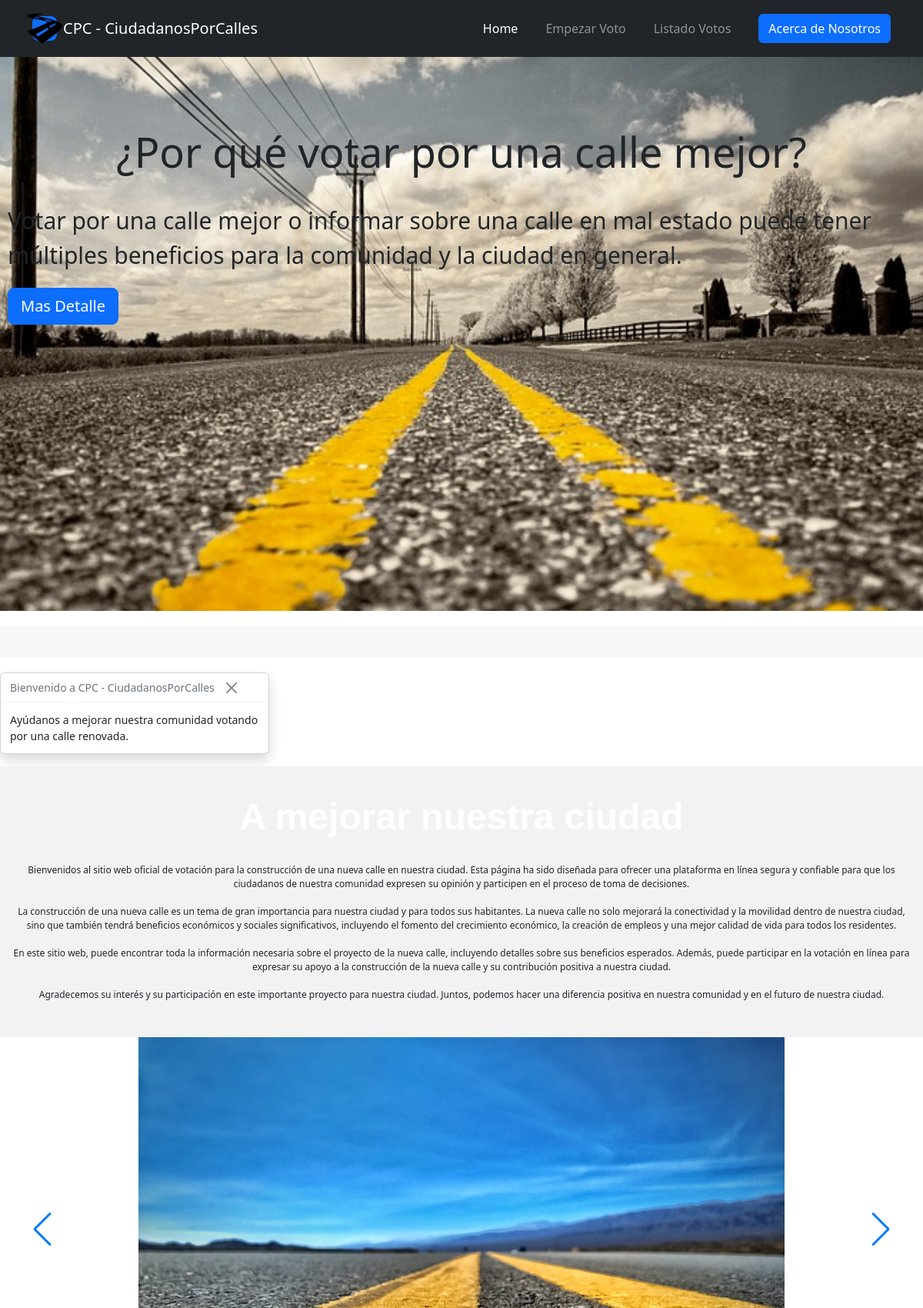
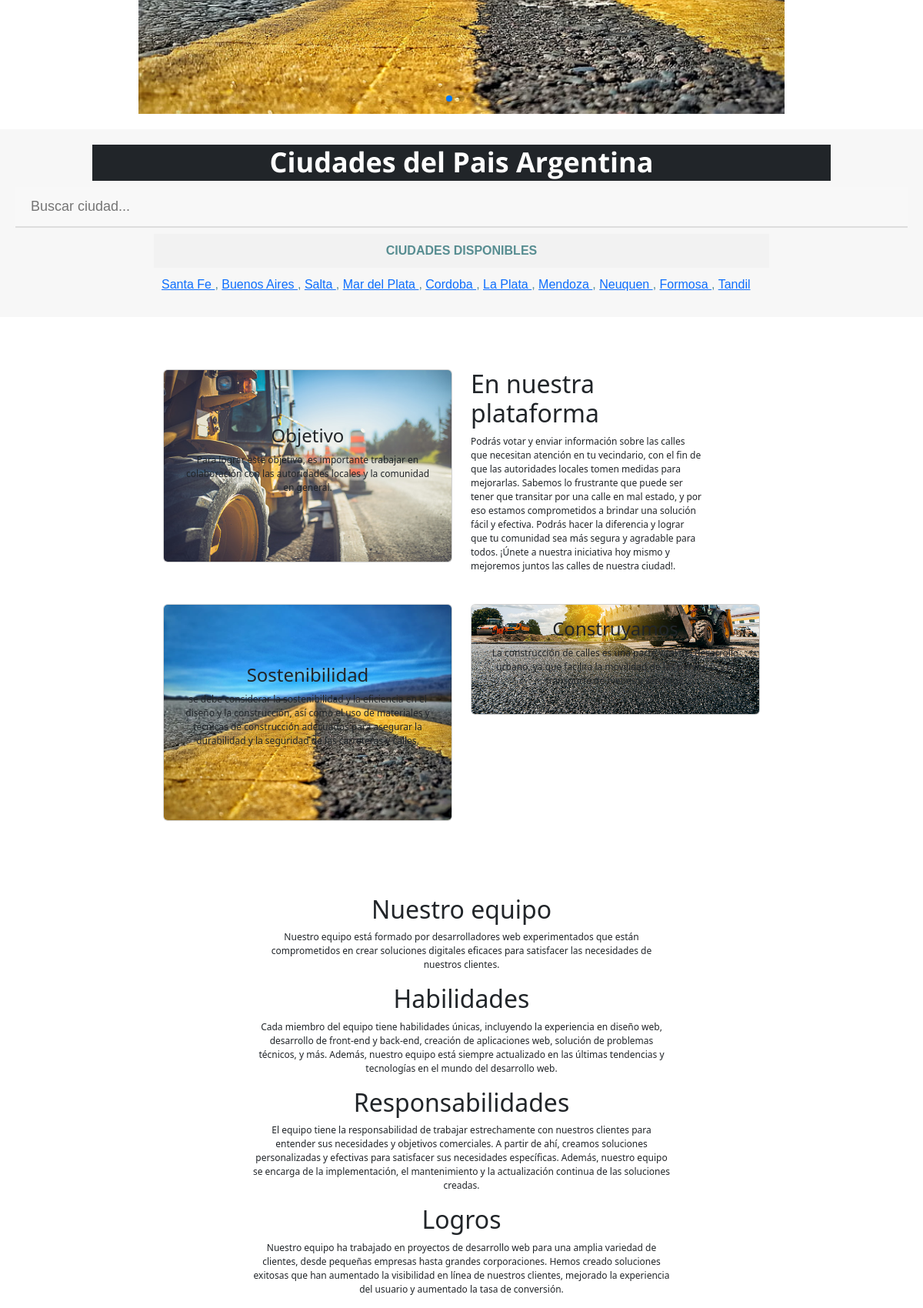
The page /ciudades/1/ (upper part) on the database its author committed (2 pictures, top to bottom).
### first/models.py (models this page shows, shortened)
class Pais(models.Model):
    nombre = models.CharField(max_length=100)

class Ciudad(models.Model):
    nombre = models.CharField(max_length=100)
    pais = models.ForeignKey(Pais, on_delete=models.CASCADE)

### first/views.py (the view)
# urls.py: path('ciudades/<int:pais_id>/', views.ciudades, name='ciudades'),
def ciudades(request, pais_id):
    pais = Pais.objects.get(id=pais_id)
    ciudades = Ciudad.objects.filter(pais=pais)
    return render(request, 'ciudades.html', {'pais': pais, 'ciudades': ciudades})

### first/templates/ciudades.html
{% extends 'base.html' %}
{% load static %}
{% block content %}
<h2  style="padding: 1px; font-family: 'Open Sans', sans-serif; font-size: 3vw; font-weight: 700; background-color: #212529; padding: 0vw; color: #fff; text-align: center; border-radius: 0vw; width: 80vw; margin: 0 auto; line-height: 1.3;">Ciudades del Pais {{ pais.nombre }}</h2>
<input type="text" id="ciudad-busqueda" onkeyup="buscarCiudades()" placeholder="Buscar ciudad...">
<table  id="tabla-ciudades"  class="table-center">
  <thead>
    <tr>
      <th>Ciudades Disponibles</th>
    </tr>
  </thead>
  <tbody>
    <tr>
      <td>
        {% for ciudad in ciudades %}
          <a id="paisss" href="{% url 'calles' ciudad.id %}#tabla-calles">
            {{ ciudad.nombre }}
          </a>
          {% if not forloop.last %}, {% endif %}
        {% endfor %}
      </td>
    </tr>
  </tbody>
</table>
{% endblock %}

### first/templates/base.html (shortened to what this page needs)
{% load static %}
<!DOCTYPE html>
<html lang="en">
<head>
  <link rel="stylesheet" href="/assets/bootstrap/css/bootstrap.min.css?h=025df1ec88740cad5ff14bb3380da6dd">
  <link rel="stylesheet" href="https://cdnjs.cloudflare.com/ajax/libs/Swiper/6.4.8/swiper-bundle.min.css">
  <link rel="stylesheet" href="/assets/css/styles.min.css?h=76151c3fb882cbc2984793bda4420fe3">
  <link rel="stylesheet" href="https://cdnjs.cloudflare.com/ajax/libs/font-awesome/5.15.3/css/all.min.css">
  <link rel="stylesheet" type="text/css" href="{% static 'style.css' %}">
  <link rel="stylesheet" type="text/css" href="{% static 'styledos.css' %}">
  <link rel="stylesheet" href="https://maxcdn.bootstrapcdn.com/bootstrap/4.5.2/css/bootstrap.min.css">
  <link href="https://cdn.jsdelivr.net/npm/bootstrap@5.2.3/dist/css/bootstrap.min.css" rel="stylesheet">
  <link rel="stylesheet" href="https://cdn.jsdelivr.net/npm/sweetalert2@11.0.18/dist/sweetalert2.min.css">
</head>
<body>
  <nav class="navbar navbar-dark navbar-expand-md bg-dark py-3">
    <div class="container"><a class="navbar-brand d-flex align-items-center" href="{% static 'images/logo.png' %}"><span
          class="bs-icon-sm bs-icon-rounded bs-icon-primary d-flex justify-content-center align-items-center me-2 bs-icon"><img src="{% static 'images/logo.png' %}" alt="Logo" width="50em" height="50em" fill="currentColor" viewBox="0 0 16 16"> </span><span>CPC - CiudadanosPorCalles</span></a>
      <div class="collapse navbar-collapse" id="navcol-5">
        <ul class="navbar-nav ms-auto">
          <li class="nav-item"><a class="nav-link active" href="{% url 'home' %}">Home</a></li>
          <li class="nav-item"><a class="nav-link" href="{% url 'paises' %}#tabla-paises">Empezar Voto</a></li>
          <li class="nav-item"><a class="nav-link" href="{% url 'listado_votos' %}#tabla-listadovotos">Listado Votos</a></li>
        </ul><a class="btn btn-primary ms-md-2" role="button" href="{% static 'images/AcercadeNosotros.pdf' %}" download>Acerca de Nosotros</a>
      </div>
    </div>
  </nav>
  <div  id="lesss">
    <h1>¿Por qué votar por una calle mejor?</h1>
    <p>Votar por una calle mejor o informar sobre una calle en mal estado puede tener múltiples beneficios para la comunidad y la ciudad en general.</p>
    <a href="#demo"><button style="margin: 10px;" type="button" class="btn btn-lg btn-primary" data-bs-toggle="collapse" data-bs-target="#demo">Mas Detalle</button></a>
  </div>
<main>
</main>
  <div class="toast show">
    <div class="toast-header">
      Bienvenido a CPC - CiudadanosPorCalles
      <button type="button" class="btn-close" data-bs-dismiss="toast"></button>
    </div>
    <div class="toast-body">
      Ayúdanos a mejorar nuestra comunidad votando por una calle renovada.
    </div>
  </div>
  <div class="container-fluid mt-3 text-center">
    <h2 style="margin:5px; font-family: Helvetica, sans-serif; font-size: 4vw; font-weight: 700; background-image: url({% static 'images/p9.jpg' %}); background-repeat: no-repeat; background-size: cover; padding: 2vw; color: #fff; text-align: center; border-radius: 2vw; width: 80vw; margin: 0 auto; line-height: 0.5;">A mejorar nuestra ciudad</h2>
    <br>
    <p>
      Bienvenidos al sitio web oficial de votación para la construcción de una nueva calle en nuestra ciudad. Esta página ha sido diseñada para ofrecer una plataforma en línea segura y confiable para que los ciudadanos de nuestra comunidad expresen su opinión y participen en el proceso de toma de decisiones.<br><br>
      La construcción de una nueva calle es un tema de gran importancia para nuestra ciudad y para todos sus habitantes. La nueva calle no solo mejorará la conectividad y la movilidad dentro de nuestra ciudad, sino que también tendrá beneficios económicos y sociales significativos, incluyendo el fomento del crecimiento económico, la creación de empleos y una mejor calidad de vida para todos los residentes.<br><br>
      En este sitio web, puede encontrar toda la información necesaria sobre el proyecto de la nueva calle, incluyendo detalles sobre sus beneficios esperados. Además, puede participar en la votación en línea para expresar su apoyo a la construcción de la nueva calle y su contribución positiva a nuestra ciudad.<br><br>
      Agradecemos su interés y su participación en este importante proyecto para nuestra ciudad. Juntos, podemos hacer una diferencia positiva en nuestra comunidad y en el futuro de nuestra ciudad.
     </p>
  </div>
  <div class="simple-slider">
    <div class="swiper-container">
      <div class="swiper-wrapper">
        <div class="swiper-slide">
          <img src="{% static 'images/street.jpg' %}" alt="Los Angeles" class="d-block" style="width:70%; margin: 0 auto; display: block;">
        </div>
      </div>
      <div class="swiper-pagination"></div>
      <div class="swiper-button-prev"></div>
      <div class="swiper-button-next"></div>
    </div>
  </div>
  <main>
    {% block content %}{% endblock %}
  </main>
  <div class="container d-flex flex-column align-items-center py-4 py-xl-5">
    <div class="row gy-4 row-cols-1 row-cols-md-2 w-100" style="max-width: 800px;">
      <div class="col order-md-first">
        <div class="card"><img class="card-img w-100 d-block"
            src="{% static 'images/street3.jpg' %}">
          <div class="card-img-overlay text-center d-flex flex-column justify-content-center align-items-center p-4">
            <h4>Objetivo</h4>
            <p >Para lograr este objetivo, es importante trabajar en colaboración con las autoridades locales y la comunidad en general.</p>
          </div>
        </div>
      </div>
      <div class="col d-md-flex order-first justify-content-md-start align-items-md-end order-md-1">
        <div style="width: 80%;">
          <h2>En nuestra plataforma</h2>
          <p class="w-lg-50">Podrás votar y enviar información sobre las calles que necesitan atención en tu vecindario, con el fin de que las autoridades locales tomen medidas para mejorarlas. Sabemos lo frustrante que puede ser tener que transitar por una calle en mal estado, y por eso estamos comprometidos a brindar una solución fácil y efectiva. Podrás hacer la diferencia y lograr que tu comunidad sea más segura y agradable para todos. ¡Únete a nuestra iniciativa hoy mismo y mejoremos juntos las calles de nuestra ciudad!.</p>
        </div>
      </div>
      <div class="col order-md-2">
        <div class="card"><img class="card-img w-100 d-block"
            src="{% static 'images/street.jpg' %}">
          <div class="card-img-overlay text-center d-flex flex-column justify-content-center align-items-center p-4">
            <h4>Sostenibilidad</h4>
            <p>se debe considerar la sostenibilidad y la eficiencia en el diseño y la construcción, así como el uso de materiales y técnicas de construcción adecuados para asegurar la durabilidad y la seguridad de las carreteras y calles.</p>
          </div>
        </div>
      </div>
      <div class="col order-md-2">
        <div class="card"><img class="card-img w-100 d-block"
            src="{% static 'images/street4.jpg' %}">
          <div class="card-img-overlay text-center d-flex flex-column justify-content-center align-items-center p-4">
            <h4>Construyamos</h4>
            <p>La construcción de calles es una parte vital del desarrollo urbano, ya que facilita la movilidad de las personas y el transporte de bienes y servicios. </p>
          </div>
        </div>
      </div>
    </div>
  </div>
  <div class="container py-4 py-xl-5">
    <div class="row mb-4 mb-lg-5">
      <div class="col-md-8 col-xl-6 text-center mx-auto">
        <h2>Nuestro equipo</h2>
        <p class="w-lg-50">Nuestro equipo está formado por desarrolladores web experimentados que están comprometidos en crear soluciones digitales eficaces para satisfacer las necesidades de nuestros clientes.</p>
        <h2>Habilidades</h2>
        <p class="w-lg-50">Cada miembro del equipo tiene habilidades únicas, incluyendo la experiencia en diseño web, desarrollo de front-end y back-end, creación de aplicaciones web, solución de problemas técnicos, y más. Además, nuestro equipo está siempre actualizado en las últimas tendencias y tecnologías en el mundo del desarrollo web.</p>
        <h2>Responsabilidades</h2>
        <p class="w-lg-50">El equipo tiene la responsabilidad de trabajar estrechamente con nuestros clientes para entender sus necesidades y objetivos comerciales. A partir de ahí, creamos soluciones personalizadas y efectivas para satisfacer sus necesidades específicas. Además, nuestro equipo se encarga de la implementación, el mantenimiento y la actualización continua de las soluciones creadas.</p>
        <h2>Logros</h2>
        <p class="w-lg-50">Nuestro equipo ha trabajado en proyectos de desarrollo web para una amplia variedad de clientes, desde pequeñas empresas hasta grandes corporaciones. Hemos creado soluciones exitosas que han aumentado la visibilidad en línea de nuestros clientes, mejorado la experiencia del usuario y aumentado la tasa de conversión.</p>
      </div>
    </div>
  </div>
</body>
</html>

### static/style.css (style rules this page uses)
nav { text-align: center; }
nav ul { list-style: none; margin: 0; padding: 0; }
nav li { display: inline-block; margin-right: 20px; }
nav li a { color: #000000; text-decoration: none; font-size: 18px; font-weight: bold; }
main { max-width: 100%; margin: 20px auto; padding: 20px; font-family: Arial, sans-serif; font-size: 16px; line-height: 1.5; color: #686767; background-color: #dadada38; }
.container-fluid { background-color: #f2f2f2; padding: 30px; }
.table-center { margin: auto; text-align: center; color: #578d91; }
input[type="text"] { width: 100%; padding: 12px 20px; margin: 8px 0; box-sizing: border-box; border: none; border-bottom: 2px solid #ddd; background-color: #f8f8f8; font-size: 18px; color: #555; }
h1 { text-align: center; }
table { border-collapse: collapse; width: 100%; max-width: 800px; margin: auto; margin-top: 20px; font-size: 1em; }
th, td { padding: 10px; text-align: left; border-bottom: 1px solid #ddd; }
th { background-color: #f2f2f2; font-weight: bold; text-transform: uppercase; }

### first/templates/base.html (style rules this page uses)
p { font-size: 1vw; }

### rows shown on the page
Pais: nombre "Argentina"
Ciudad: nombre "Santa Fe"
Ciudad: nombre "Buenos Aires"
Ciudad: nombre "Salta"
Ciudad: nombre "Mar del Plata"
Ciudad: nombre "Cordoba"
Ciudad: nombre "La Plata"
Ciudad: nombre "Mendoza"
Ciudad: nombre "Neuquen"
Ciudad: nombre "Formosa"
Ciudad: nombre "Tandil"
